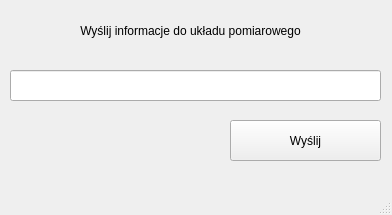
<?xml version="1.0" encoding="UTF-8"?>
<ui version="4.0">
 <class>MainWindow</class>
 <widget class="QMainWindow" name="MainWindow">
  <property name="geometry">
   <rect>
    <x>0</x>
    <y>0</y>
    <width>392</width>
    <height>215</height>
   </rect>
  </property>
  <property name="windowTitle">
   <string>MainWindow</string>
  </property>
  <widget class="QWidget" name="centralwidget">
   <widget class="QPushButton" name="pushButton">
    <property name="geometry">
     <rect>
      <x>230</x>
      <y>120</y>
      <width>151</width>
      <height>41</height>
     </rect>
    </property>
    <property name="text">
     <string>Wyślij</string>
    </property>
   </widget>
   <widget class="QLabel" name="label">
    <property name="geometry">
     <rect>
      <x>50</x>
      <y>10</y>
      <width>281</width>
      <height>41</height>
     </rect>
    </property>
    <property name="text">
     <string>Wyślij informacje do układu pomiarowego</string>
    </property>
    <property name="alignment">
     <set>Qt::AlignCenter</set>
    </property>
   </widget>
   <widget class="QLineEdit" name="lineEdit">
    <property name="geometry">
     <rect>
      <x>10</x>
      <y>70</y>
      <width>371</width>
      <height>31</height>
     </rect>
    </property>
   </widget>
  </widget>
  <widget class="QMenuBar" name="menubar">
   <property name="geometry">
    <rect>
     <x>0</x>
     <y>0</y>
     <width>392</width>
     <height>21</height>
    </rect>
   </property>
  </widget>
  <widget class="QStatusBar" name="statusbar"/>
 </widget>
 <resources/>
 <connections/>
</ui>
